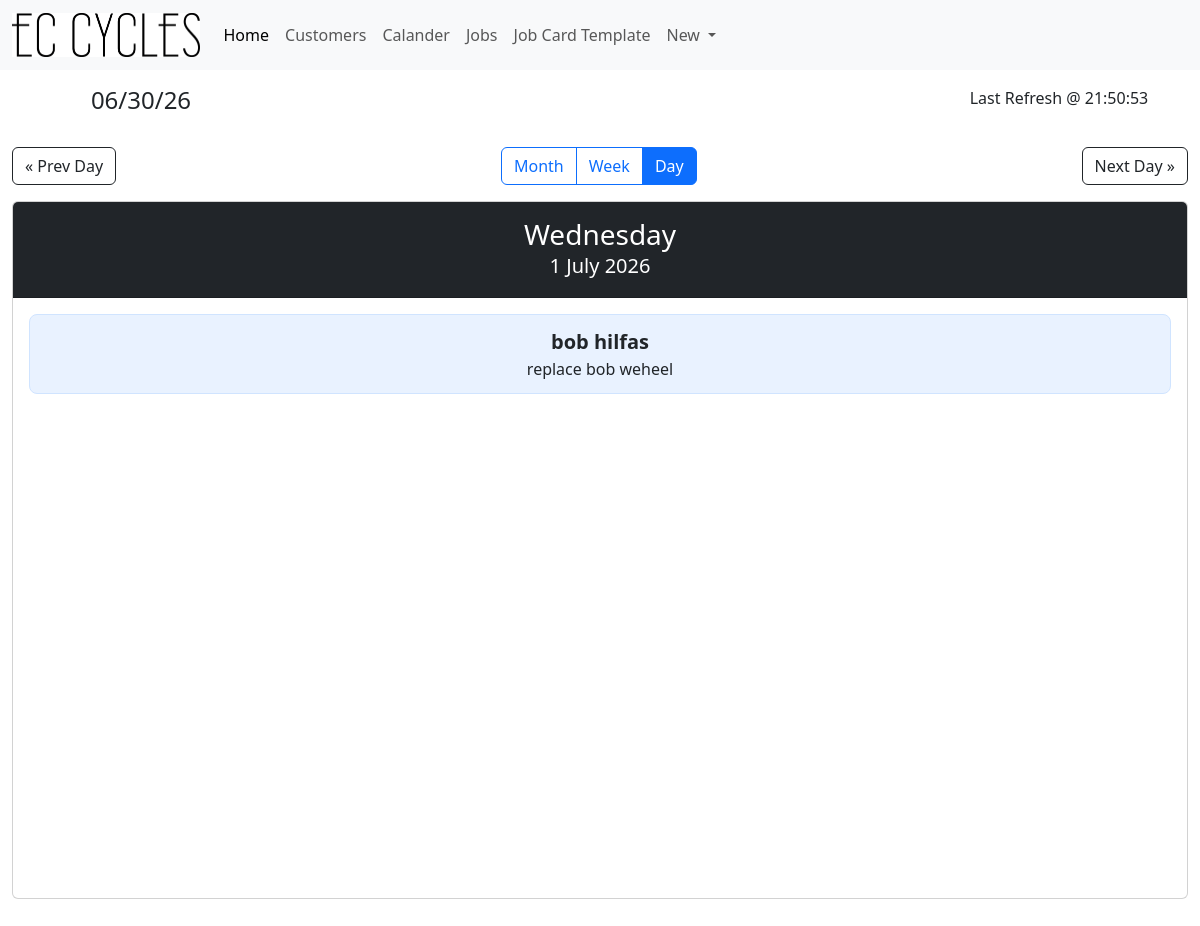
The page /calendar/2026/7/1 on the database its author committed.
### tables this page shows
CREATE TABLE "Jobs" (
	"JobID"	INTEGER NOT NULL UNIQUE,
	"Cust_ID"	INTEGER NOT NULL,
	"BikeBrand"	TEXT,
	"BikeModel"	TEXT,
	"JobDetails"	TEXT,
	"DueDate"	DATE , Status TEXT DEFAULT 'Not Started',
	PRIMARY KEY("JobID" AUTOINCREMENT)
);

CREATE TABLE "Customers" (
	"Cust_ID"	INTEGER NOT NULL UNIQUE,
	"CustFName"	TEXT NOT NULL,
	"CustLName"	TEXT,
	"CustAddress"	TEXT,
	"CustPNumber"	INTEGER,
	"CustEmail"	INTEGER,
	"CustDetails"	TEXT,
	PRIMARY KEY("Cust_ID" AUTOINCREMENT)
);

### app.py (the view)
@app.route('/calendar/<int:year>/<int:month>/<int:day>')
def jobs_by_day(year, month, day):
    time = time_gen()
    page_title = "EC Cycles | Calendar"
    current_date = datetime.date(year, month, day)
    today_date = datetime.date.today()
    prev_date = current_date - datetime.timedelta(days=1)
    next_date = current_date + datetime.timedelta(days=1)
    jobs_dict = get_jobs_for_dates(current_date, current_date)
    jobs = jobs_dict.get(current_date, [])
    day_name = current_date.strftime("%A")
    date_label = f"{current_date.day} {current_date.strftime('%B %Y')}"
    return render_template(
        'jobs_by_day.html',
        time=time,
        page_title=page_title,
        jobs=jobs,
        current_date=current_date,
        is_today=(current_date == today_date),
        day_name=day_name,
        date_label=date_label,
        year=year,
        month=month,
        day=day,
        prev_date=prev_date,
        next_date=next_date,
    )

### app.py (called while the page is built)
def time_gen():
    time_dict = {"":""}
    day_info = datetime.datetime.now()
    date = day_info.strftime("%x")
    time = day_info.strftime("%X")
    time_dict["Date"] = date
    time_dict["Time"] = time
    return time_dict

def get_db_conn():
    conn = sqlite3.connect('JobCards.db')
    conn.row_factory = sqlite3.Row
    return conn

def get_jobs_for_dates(start_date, end_date):
    conn = get_db_conn()
    cursor = conn.execute("""
        SELECT Jobs.*, Customers.CustFName, Customers.CustLName
        FROM Jobs
        INNER JOIN Customers ON Customers.Cust_ID = Jobs.Cust_ID
        WHERE DueDate BETWEEN ? AND ?
    """, (start_date.isoformat(), end_date.isoformat()))
    jobs = cursor.fetchall()
    conn.close()
    job_dict = {}
    for job in jobs:
        job_date = datetime.datetime.strptime(job["DueDate"], "%Y-%m-%d").date()
        lines = job["JobDetails"].splitlines()
        second_line = lines[1] if len(lines) > 1 else ""
        job_copy = dict(job)
        job_copy["JobDetails"] = second_line
        job_dict.setdefault(job_date, []).append(job_copy)
    return job_dict

### Templates/jobs_by_day.html (shortened to what this page needs)
{% extends 'base.html' %}
{% block content %}
<div class="container-fluid p-4 vh-100 d-flex flex-column">
    <div class="d-flex justify-content-between align-items-center mb-3">
        <a class="btn btn-outline-dark"
           href="{{ url_for('jobs_by_day', year=prev_date.year, month=prev_date.month, day=prev_date.day) }}">
            &laquo; Prev Day
        </a>
        <div class="btn-group" role="group">
            <label class="btn btn-outline-primary" for="monthView"
                   onclick="window.location.href='{{ url_for('calendar_view', year=year, month=month) }}'">
                Month
            </label>
            <label class="btn btn-outline-primary" for="weekView"
                   onclick="window.location.href='{{ url_for('timetable', year=year, month=month, today=day) }}'">
                Week
            </label>
            <label class="btn btn-outline-primary" for="dayView">
                Day
            </label>
        </div>
        <a class="btn btn-outline-dark"
           href="{{ url_for('jobs_by_day', year=next_date.year, month=next_date.month, day=next_date.day) }}">
            Next Day &raquo;
        </a>
    </div>
    <div class="flex-fill d-flex flex-column">
        <div class="card flex-fill {% if is_today %}border-warning{% endif %}">
            <div class="card-header day-header text-center py-3">
                <h3 class="mb-0">{{ day_name }}</h3>
                <div class="fs-5">{{ date_label }}</div>
            </div>
            <div class="card-body">
                {% if jobs %}
                    {% for job in jobs %}
                        <div class="job-card-lg"
                             onclick="window.location.href='{{ url_for('ViewJobCard', id=job['JobID']) }}'">
                            <div class="fw-bold fs-5">{{ job['CustFName'] }} {{ job['CustLName'] }}</div>
                            <div>{{ job['JobDetails'] }}</div>
                        </div>
                    {% endfor %}
                {% else %}
                    <p class="text-muted text-center mt-4">No jobs scheduled for this day.</p>
                {% endif %}
            </div>
        </div>
    </div>
</div>
{% endblock %}

### Templates/jobs_by_day.html (style rules this page uses)
.job-card-lg { background-color: #e9f2ff; border-radius: 8px; padding: 12px 16px; margin-bottom: 10px; border: 1px solid #d0e4ff; cursor: pointer; }
.day-header { background-color: #212529; color: white; border-radius: 8px 8px 0 0; }

### rows shown on the page
Jobs: DueDate "1 July 2026", CustFName "bob", CustLName "hilfas", JobDetails "replace bob weheel"

### other values the page prints
{{ time["Date"] }} "06/30/26"
{{ time["Time"] }} "21:50:53"
{{ day_name }} "Wednesday"
